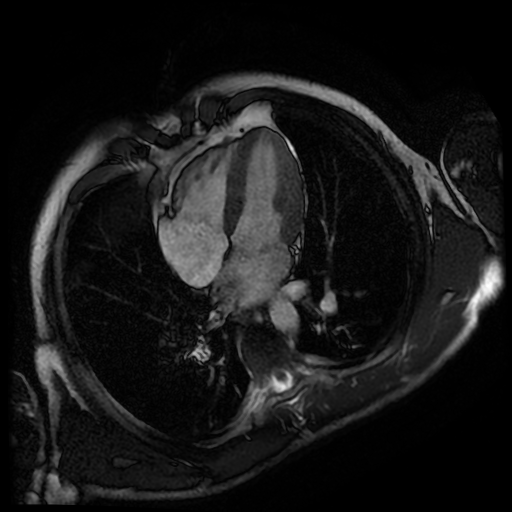
%> input picture Courses/Laboratorio di Elaborazione/H2_Chia/h2_mri_4ch.tif, 512 x 512 px
$ octave Es_5.m   (GNU Octave 9; MATLAB toolbox functions it lacks are replaced by stand-ins)
%> lines starting %> are read from the running program, lines starting %| are printed output that depends on the picture
% H2_Chia
% 7.8.0.347 (R2009a)

% Exercise 5

close all
clear all
clc

%% 1:
% Original image
img=imread('h2_mri_4ch.tif');
%> img is the input picture: size 512x512 uint8; min 0, max 255, mean 23.8
img=double(img);
%> img: size 512x512 double
img_fft=fftshift(fft2(img));
figure(1)
imshow(img,[])
title('Original image')
figure(2)
mesh(log(1+abs(img_fft)))
colormap(jet)
title('Spectrum of the original image')
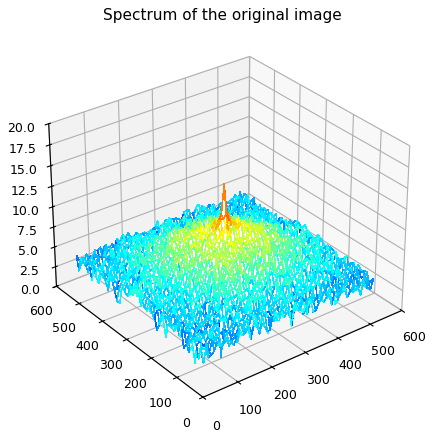
%> figure redrawn from the program's plot data

% Average filter of 5 pixels
average5=fspecial('average',5);
% Average filter of 15 pixels
average15=fspecial('average',15);
% Gaussian filter
gaussian=fspecial('gaussian',6*2,2);
% Unsharp filter
unsharp=fspecial('unsharp');

figure(3)
subplot(221)
freqz2(average5)
title('Average 5 pixels')
subplot(222)
freqz2(average15)
title('Average 15 pixels')
subplot(223)
freqz2(gaussian)
title('Gaussian')
subplot(224)
freqz2(unsharp)
title('Unsharp')
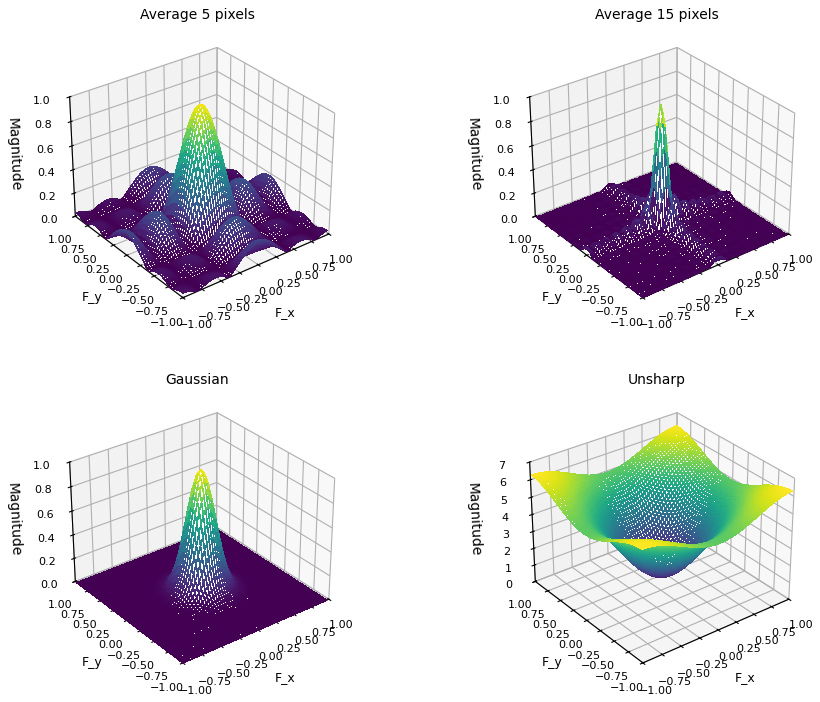
%> figure redrawn from the program's plot data, 4 panels

%% 2:
img1=imfilter(img,average5,'same');
img1_fft=fftshift(fft2(img1));
img2=imfilter(img,average15,'same');
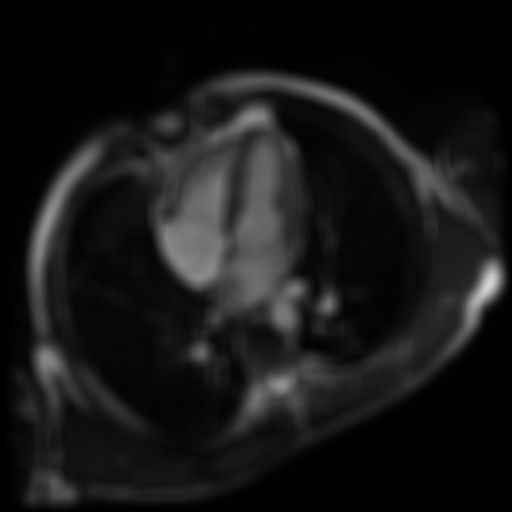
%> img2: size 512x512 double; min 0, max 212.6, mean 23.8
img2_fft=fftshift(fft2(img2));
img3=imfilter(img,gaussian,'same');
img3_fft=fftshift(fft2(img3));
img4=imfilter(img,unsharp,'same');
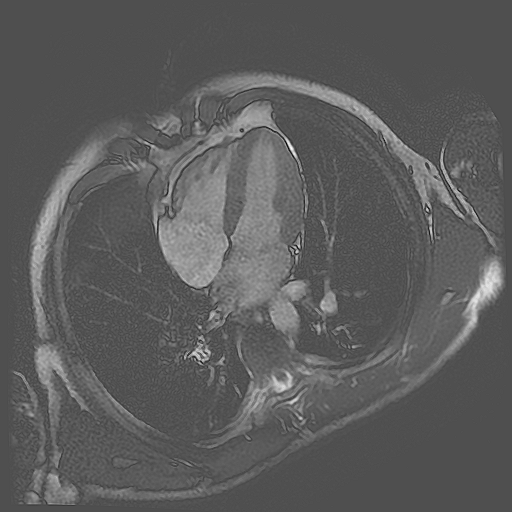
%> img4: size 512x512 double; min -142.8, max 316.7, mean 23.8; drawn with min black and max white
img4_fft=fftshift(fft2(img4));

figure('Position', get(0,'Screensize'));
subplot(221)
mesh(log(1+abs(img1_fft)))
title('Spectrum of image filtered with average of 5 pixels')
subplot(222)
mesh(log(1+abs(img2_fft)))
title('Spectrum of image filtered with average of 15 pixels')
subplot(223)
mesh(log(1+abs(img3_fft)))
title('Spectrum of image filtered with gaussian')
subplot(224)
mesh(log(1+abs(img4_fft)))
title('Spectrum of image filtered with unsharp')
colormap(jet)
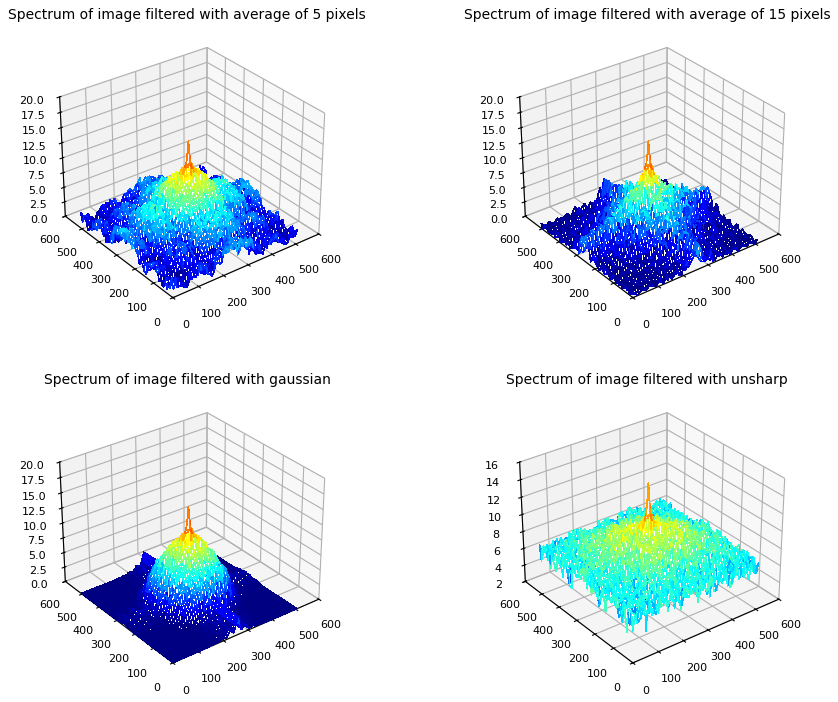
%> figure redrawn from the program's plot data, 4 panels

%% 3:
figure(5)
subplot(221)
imshow(img1,[])
title('Image filtered with average of 5 pixels')
subplot(222)
imshow(img2,[])
title('Image filtered with average of 15 pixels')
subplot(223)
imshow(img3,[])
title('Image filtered with gaussian')
subplot(224)
imshow(img4,[])
title('Image filtered with unsharp')

$ run again, with Courses/Laboratorio di Elaborazione/H2_Chia/h2_PET_image.tif copied over Courses/Laboratorio di Elaborazione/H2_Chia/h2_mri_4ch.tif
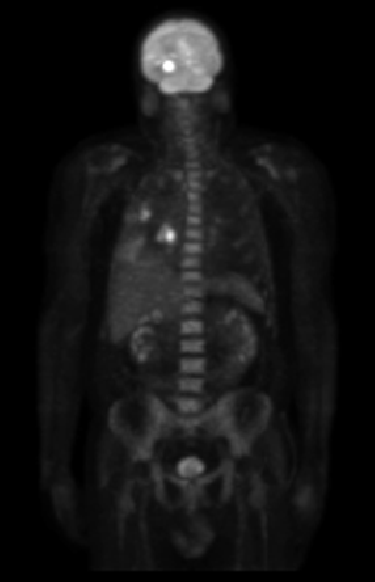
%> input picture Courses/Laboratorio di Elaborazione/H2_Chia/h2_PET_image.tif, 375 x 582 px
%> img is the input picture: size 582x375 uint8; min 0, max 255, mean 19.3
%> img: size 582x375 double
%> `title('Spectrum of the original image')`:
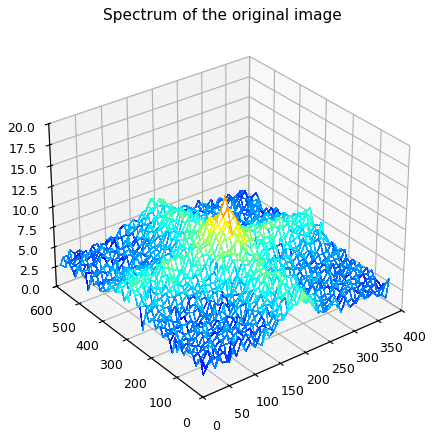
%> figure redrawn from the program's plot data
%> `colormap(jet)`:
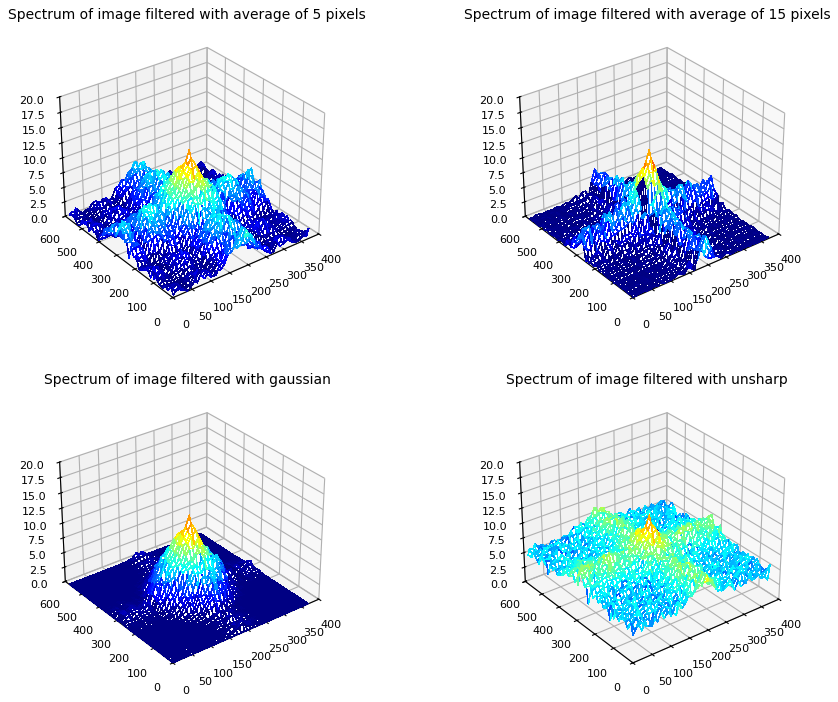
%> figure redrawn from the program's plot data, 4 panels
